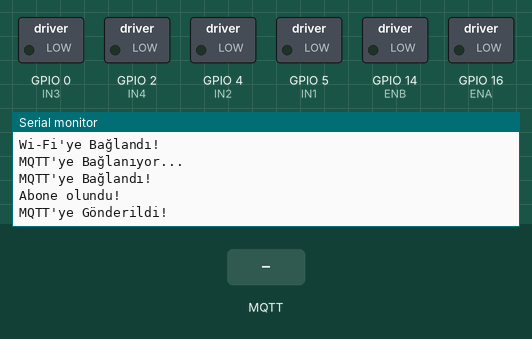
A sketch run on a simulated ESP8266 (NodeMCU). Parts: switched loads named in the sketch (green lamp = pin HIGH), the last lines printed to the serial monitor. The inputs (shaded band) are chosen by the test bench. WiFi joins after 1.5 s; servers stay silent unless stated; no MQTT or app messages arrive unless stated.

Above: at 2.7 s.
2.8 s: MQTT message "1" arrives on the first subscribed topic
At 3.7 s:
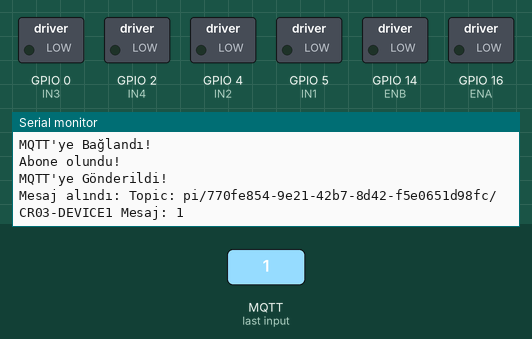
5.8 s: MQTT message "on" arrives on the first subscribed topic
At 7.0 s:
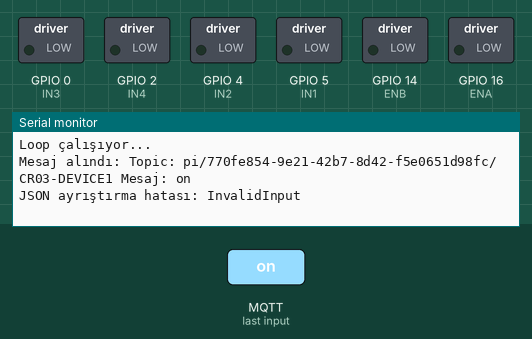
7.3 s: MQTT message "off" arrives on the first subscribed topic
At 8.4 s:
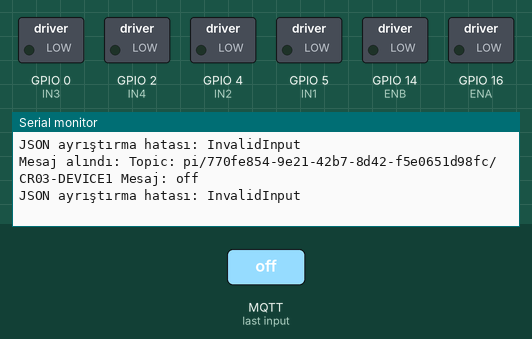

The sketch:

motorcalis.ino
```cpp
#include <ESP8266WiFi.h>
#include <PubSubClient.h>
#include <Servo.h>
#include <ArduinoJson.h> // ArduinoJson kütüphanesini eklemeyi unutma

// Wi-Fi bağlantı bilgileri
const char* ssid = "Redmi Note 9";
const char* password = "canatan25";

// MQTT sunucu bilgileri
const char* mqttServer = "mqtt.prodiot.com";
const int mqttPort = 1883;
const char* mqttUser = "Crea";
const char* mqttPassword = "Crea!12";

// Cihazlar için pin tanımlamaları (ESP8266 pinleri)
const int ENA = 16; // Motor sürücü kartında ENA (PWM) - GPIO16
const int IN1 = 5;  // Motor sürücü kartında IN1 - GPIO5
const int IN2 = 4;  // Motor sürücü kartında IN2 - GPIO4
const int IN3 = 0;  // Motor sürücü kartında IN3 - GPIO0
const int IN4 = 2;  // Motor sürücü kartında IN4 - GPIO2
const int ENB = 14; // Motor sürücü kartında ENB (PWM) - GPIO14

int motorSpeed = 50; // Motor hızı başlangıçta 50

WiFiClient espClient;
PubSubClient client(espClient);

unsigned long previousMillis = 0; // Önceki milisaniye zamanını saklamak için
const long interval = 5000;       // Mesajın 5 saniyede bir gösterilmesi

void setup() {
    // Seri haberleşmeyi başlat
    Serial.begin(115200);

    // Motor pinlerini başlat
    pinMode(IN1, OUTPUT);
    pinMode(IN2, OUTPUT);
    pinMode(ENA, OUTPUT);
    pinMode(IN3, OUTPUT);
    pinMode(IN4, OUTPUT);
    pinMode(ENB, OUTPUT);

    // Wi-Fi'ye bağlan
    WiFi.begin(ssid, password);
    while (WiFi.status() != WL_CONNECTED) {
        delay(500);
        Serial.println("Wi-Fi'ye Bağlanıyor...");
    }
    Serial.println("Wi-Fi'ye Bağlandı!");

    // MQTT sunucusuna bağlan
    client.setServer(mqttServer, mqttPort);
    client.setCallback(callback);
    while (!client.connected()) {
        Serial.println("MQTT'ye Bağlanıyor...");
        if (client.connect("ESP8266Client", mqttUser, mqttPassword)) {
            Serial.println("MQTT'ye Bağlandı!");
            // Abone ol
            if (client.subscribe("pi/770fe854-9e21-42b7-8d42-f5e0651d98fc/CR03-DEVICE1")) {
                Serial.println("Abone olundu!");
            } else {
                Serial.println("Abone olunamadı.");
            }
        } else {
            Serial.print("Bağlanamadı, Hata Kodu: ");
            Serial.print(client.state());
            delay(2000);
        }
    }

    // Test mesajı gönder
    client.publish("pi/770fe854-9e21-42b7-8d42-f5e0651d98fc/CR03-DEVICE1", "{\"motor1\":\"1\"}");
    Serial.println("MQTT'ye Gönderildi!");
}

void loop() {
    // Zamanı al
    unsigned long currentMillis = millis();

    // 5 saniyelik aralığı kontrol et
    if (currentMillis - previousMillis >= interval) {
        previousMillis = currentMillis; // Önceki zamanı güncelle
        Serial.println("Loop çalışıyor..."); // Debugging için
    }

    client.loop(); // MQTT bağlantısını canlı tut
}

void callback(char* topic, byte* payload, unsigned int length) {
    Serial.print("Mesaj alındı: ");
    Serial.print("Topic: ");
    Serial.print(topic);
    Serial.print(" Mesaj: ");

    // Payload'u string olarak yazdırma
    for (int i = 0; i < length; i++) {
        Serial.print((char)payload[i]);
    }
    Serial.println();

    // Gelen mesajı işleme
    if (strcmp(topic, "pi/770fe854-9e21-42b7-8d42-f5e0651d98fc/CR03-DEVICE1") == 0) {
        StaticJsonDocument<200> doc;  // JSON dökümanı oluştur
        DeserializationError error = deserializeJson(doc, payload, length);

        if (error) {
            Serial.print("JSON ayrıştırma hatası: ");
            Serial.println(error.c_str());
            return;
        }

        // motor1 değeri varsa işle
        if (doc.containsKey("motor1")) {
            int motor1Status = doc["motor1"];

            if (motor1Status == 1) {
                // Motoru çalıştır (OUT2 kullanarak)
                digitalWrite(IN1, HIGH);
                digitalWrite(IN2, LOW);
                analogWrite(ENA, motorSpeed); // Motor hızını PWM sinyaliyle ayarla
                Serial.println("Motor çalışıyor...");
            } else {
                // Motoru durdur
                digitalWrite(IN1, LOW);
                digitalWrite(IN2, LOW);
                Serial.println("Motor durdu.");
            }
        }
    }
}
```

Measured:
- after the input at 2.8 s, the serial monitor: prints a new line at once (image 1)
- after the input at 5.8 s, the serial monitor: prints a new line at once (image 2)
- after the input at 7.3 s, the serial monitor: prints a new line at once (image 3)
